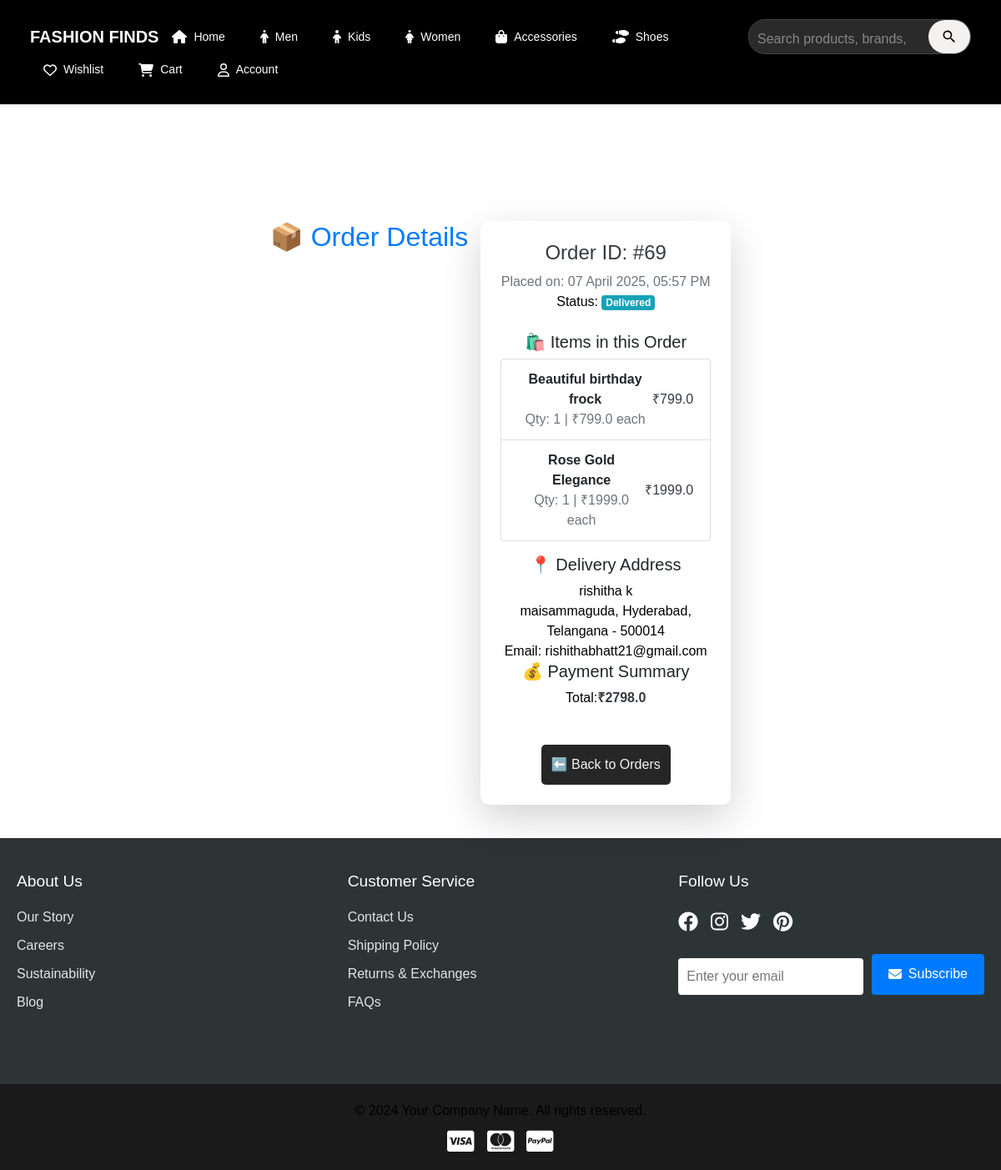
Screenshot of /order/69 (signed in) with the database file from the repository.
### app/models.py (models this page shows, shortened)
class Order(db.Model):
    __tablename__ = 'orders'
    id = db.Column(db.Integer, primary_key=True)
    user_id = db.Column(db.Integer, db.ForeignKey('users.id'), nullable=False)
    total_price = db.Column(db.Float, nullable=False)
    status = db.Column(db.String(50), nullable=False, default="Pending")  # ('Pending', 'Shipped', 'Delivered', 'Cancelled')
    order_date = db.Column(db.DateTime, nullable=False, default=lambda: datetime.now(timezone.utc))
    delivery_date = db.Column(db.DateTime, nullable=True)
    order_items = db.relationship('OrderItem', backref='order', lazy=True, cascade="all, delete-orphan")
    delivery_person_id = db.Column(db.Integer, db.ForeignKey('users.id'), nullable=True)
    customer_name = db.Column(db.String(100), nullable=False)
    address_line_1 = db.Column(db.String(100), nullable=False)
    state = db.Column(db.String(100), nullable=False)
    city = db.Column(db.String(100), nullable=False)
    pincode = db.Column(db.String(20), nullable=False)
    mail = db.Column(db.String(50), nullable=False)

class OrderItem(db.Model):
    __tablename__ = 'order_items'
    id = db.Column(db.Integer, primary_key=True)
    order_id = db.Column(db.Integer, db.ForeignKey('orders.id'), nullable=False)
    product_id = db.Column(db.Integer, db.ForeignKey('products.id'), nullable=False)
    quantity = db.Column(db.Integer, nullable=False, default=1)
    unit_price = db.Column(db.Float, nullable=False)  # Price at time of purchase
    subtotal = db.Column(db.Float, nullable=False)  # quantity * unit_price

class Product(db.Model):
    __tablename__ = 'products'
    id = db.Column(db.Integer, primary_key=True)
    product_name = db.Column(db.String(100), nullable=False)
    product_picture = db.Column(db.String(1000), nullable=False)
    current_price = db.Column(db.Float, nullable=False)
    previous_price = db.Column(db.Float, nullable=False)
    description = db.Column(db.String(2000), nullable=True)
    color = db.Column(db.String(15))
    rating = db.Column(db.Integer, default=0)
    sale = db.Column(db.Boolean, default=False)
    discount = db.Column(db.Integer, nullable=True, default=0)
    brand = db.Column(db.String(100), nullable=True)
    category = db.Column(db.String(100), nullable=False)  # ✅ Now category is a string field
    quantity_size = db.relationship('ProductSize', backref='product', lazy=True, cascade="all, delete-orphan")
    carts = db.relationship('Cart', backref='cart_product', lazy=True, cascade="all, delete-orphan")
    wishlists = db.relationship('Wishlist', backref='wishlist_product', lazy=True, cascade="all, delete-orphan")
    order_items = db.relationship('OrderItem', backref='product', lazy=True, cascade="all, delete-orphan")

### app/views.py (the view)
@views.route('/order/<int:order_id>', methods=['GET'])
@login_required
def view_order_items(order_id):
    order = Order.query.get(order_id)
    if not order or order.user_id != current_user.id :
        flash('Order not found!', 'danger')
        return redirect(url_for('views.my_orders'))
    order_items = OrderItem.query.filter_by(order_id=order.id).all()
    return render_template('view_order.html', order=order, order_items=order_items)

### app/templates/view_order.html (shortened to what this page needs)
{% extends "base.html" %}
{% block content %}
<div class="container mt-5">
    <h2 class="fw-bold text-center text-primary">📦 Order Details</h2>
    <div class="card p-4 shadow-lg border-0 rounded-3">
        <h4 class="fw-bold text-dark">Order ID: #{{ order.id }}</h4>
        <p class="text-muted">Placed on: {{ order.order_date.strftime('%d %B %Y, %I:%M %p') }}</p>
        <p class="fw-semibold">Status: <span class="badge bg-info text-white">{{ order.status }}</span></p>
        <h5 class="mt-4">🛍️ Items in this Order</h5>
        <ul class="list-group mb-3">
            {% for item in order_items %}
            <li class="list-group-item d-flex justify-content-between align-items-center">
                <div>
                    <strong>{{ item.product.product_name }}</strong>
                    <p class="text-muted">Qty: {{ item.quantity }} | ₹{{ item.unit_price }} each</p>
                </div>
                <span class="fw-bold text-dark">₹{{ item.subtotal }}</span>
            </li>
            {% endfor %}
        </ul>
        <h5 class="fw-bold">📍 Delivery Address</h5>
        <p>
            {{ order.customer_name }}<br>
            {{ order.address_line_1 }}, {{ order.city }}, {{ order.state }} - {{ order.pincode }}<br>
            Email: {{ order.mail }}
        </p>
        <h5 class="fw-bold">💰 Payment Summary</h5>
        <p class="d-flex justify-content-between"><span class="fw-semibold">Total:</span> <strong class="text-dark">₹{{ order.total_price }}</strong></p>
        <div class="text-center mt-4">
            <a href="{{ url_for('views.my_orders') }}" class="btn btn-secondary w-100">⬅️ Back to Orders</a>
        </div>
    </div>
</div>
{% endblock %}

### app/static/css/style.css (style rules this page uses)
* { margin: 0; padding: 0; box-sizing: border-box; font-family: Arial, sans-serif; }
.container { display: flex; flex-wrap: wrap; gap: 20px; justify-content: center; padding: 20px; max-width: 1400px; margin: 0 auto; }
.card { flex: 1 1 200px; min-width: 200px; max-width: 280px; background: white; border-radius: 10px; box-shadow: 0 4px 12px rgba(0,0,0,0.1); overflow: hidden; transition: transform 0.3s ease; }
@media (max-width: 1200px) { .card { flex: 1 1 180px; min-width: 180px; } }
.container { display: flex; flex-wrap: wrap; justify-content: center; gap: 15px; width: 100%; max-width: 1200px; }
.card { background: white; padding: 15px; width: calc(20% - 15px); border-radius: 10px; box-shadow: 0px 4px 8px rgba(0, 0, 0, 0.2); text-align: center; transition: transform 0.3s ease-in-out; }
body { font-family: Arial, sans-serif; margin: 0; padding: 0; }
.card { border: 1px solid #ddd; border-radius: 8px; box-shadow: 0 2px 4px rgba(0, 0, 0, 0.1); }
.text-muted { color: #6c757d !important; }
.card { border-radius: 12px; transition: transform 0.3s ease-in-out; }
p { font-size: 16px; color: black; margin: 0; }
a { text-decoration: none; }
html, body { height: 100%; margin: 0; overflow-x: hidden; }
a { color: black; text-decoration: none; }
.btn { display: inline-block; padding: 12px; margin-top: 20px; background-color: #262626; color: #f5f5f5; border: none; border-radius: 5px; cursor: pointer; text-decoration: none; transition: background-color 0.3s; }
.card { flex: 1 1 calc(25% - 20px); max-width: 300px; background: #fff; border-radius: 10px; box-shadow: 0 4px 8px rgba(0, 0, 0, 0.1); overflow: hidden; transition: transform 0.3s ease, box-shadow 0.3s ease; display: flex; flex-direction: column; align-items: center; }

### rows the page displays
Order: id "69", order_date "07 April 2025, 05:57 PM", status "Delivered", customer_name "rishitha k", address_line_1 "maisammaguda", city "Hyderabad", state "Telangana", pincode "500014", mail "rishithabhatt21@gmail.com", total_price "2798.0"
OrderItem: product.product_name "Beautiful birthday frock", quantity "1", unit_price "799.0", subtotal "799.0"
OrderItem: product.product_name "Rose Gold Elegance", quantity "1", unit_price "1999.0", subtotal "1999.0"
